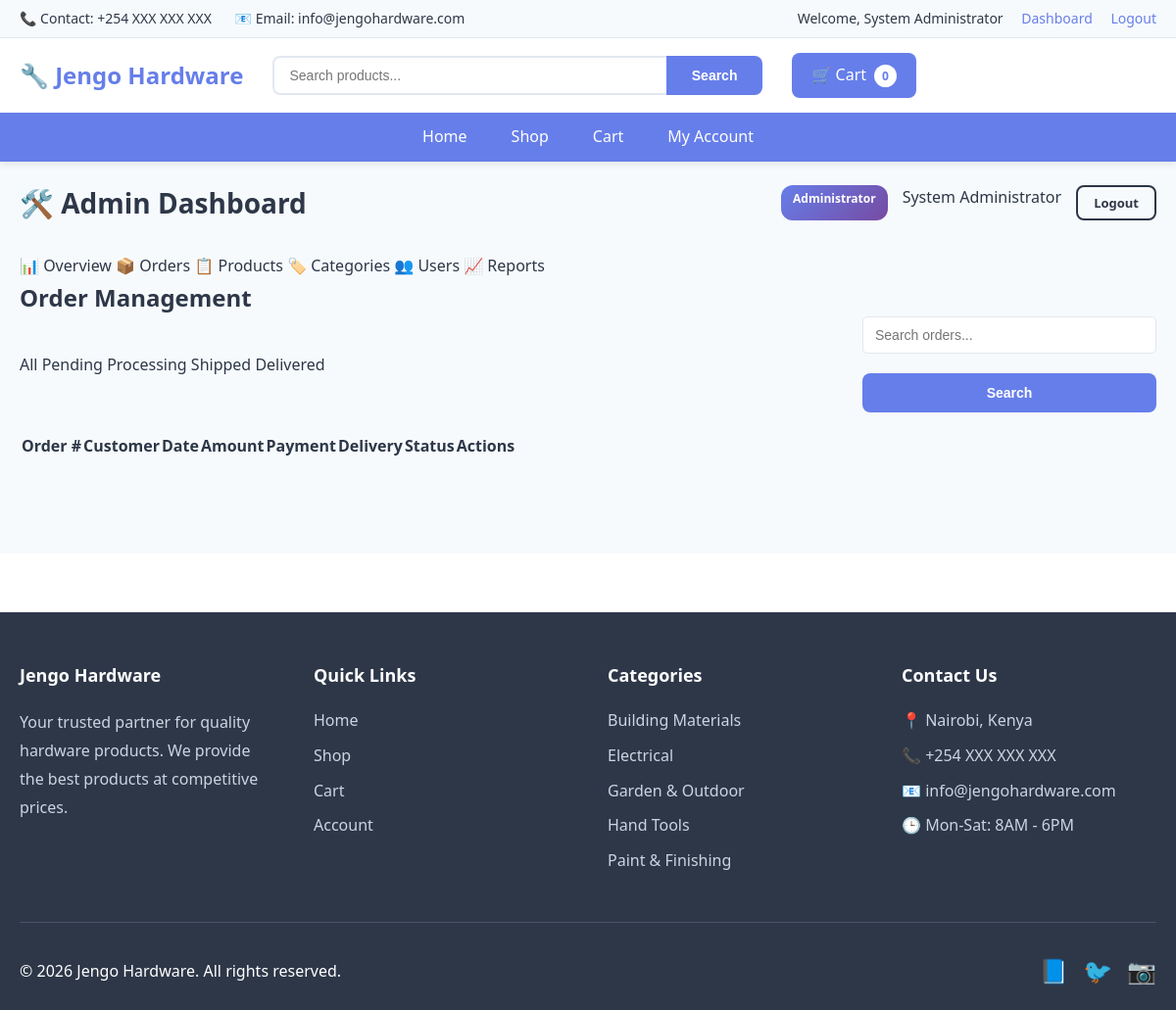
The page /admin.php?tab=orders&status=processing (signed in) on the database its author committed.
### tables this page shows
CREATE TABLE categories (
    id INT UNSIGNED AUTO_INCREMENT PRIMARY KEY,
    name VARCHAR(100) NOT NULL UNIQUE,
    description TEXT DEFAULT NULL,
    status ENUM('active', 'inactive') NOT NULL DEFAULT 'active',
    created_at TIMESTAMP DEFAULT CURRENT_TIMESTAMP,
    updated_at TIMESTAMP DEFAULT CURRENT_TIMESTAMP ON UPDATE CURRENT_TIMESTAMP,
    INDEX idx_name (name),
    INDEX idx_status (status)
);

### includes/footer.php (shortened to what this page needs)
    </main>
    <footer class="main-footer">
        <div class="footer-content">
            <div class="container">
                <div class="footer-grid">
                    <div class="footer-section">
                        <h3>Jengo Hardware</h3>
                        <p>Your trusted partner for quality hardware products. We provide the best products at competitive prices.</p>
                    </div>
                    <div class="footer-section">
                        <h3>Quick Links</h3>
                        <ul class="footer-links">
                            <li><a href="index.php">Home</a></li>
                            <li><a href="shop.php">Shop</a></li>
                            <li><a href="cart.php">Cart</a></li>
                            <li><a href="auth.php">Account</a></li>
                        </ul>
                    </div>
                    <div class="footer-section">
                        <h3>Categories</h3>
                        <ul class="footer-links">
                            <?php
                            if (isset($pdo)) {
                                $stmt = $pdo->query("SELECT * FROM categories WHERE status = 'active' ORDER BY name LIMIT 5");
                                $footer_categories = $stmt->fetchAll();
                                foreach ($footer_categories as $cat) {
                                    echo '<li><a href="shop.php?category=' . $cat['id'] . '">' . htmlspecialchars($cat['name']) . '</a></li>';
                                }
                            }
                            ?>
                        </ul>
                    </div>
                    <div class="footer-section">
                        <h3>Contact Us</h3>
                        <ul class="footer-contact">
                            <li>📍 Nairobi, Kenya</li>
                            <li>📞 +254 XXX XXX XXX</li>
                            <li>📧 info@jengohardware.com</li>
                            <li>🕒 Mon-Sat: 8AM - 6PM</li>
                        </ul>
                    </div>
                </div>
                <div class="footer-bottom">
                    <p>&copy; <?php echo date('Y'); ?> Jengo Hardware. All rights reserved.</p>
                    <div class="footer-social">
                        <a href="#" aria-label="Facebook">📘</a>
                        <a href="#" aria-label="Twitter">🐦</a>
                        <a href="#" aria-label="Instagram">📷</a>
                    </div>
                </div>
            </div>
        </div>
    </footer>
</body>
</html>

### assets/css/style.css (style rules this page uses)
* { margin: 0; padding: 0; box-sizing: border-box; }
:root { --primary-color: #667eea; --primary-dark: #5568d3; --secondary-color: #764ba2; --success-color: #48bb78; --danger-color: #f56565; --warning-color: #ed8936; --info-color: #4299e1; --dark-color: #2d3748; --light-color: #f7fafc; --border-color: #e2e8f0; --text-color: #2d3748; --text-muted: #718096; --shadow: 0 2px 8px rgba(0, 0, 0, 0.1); --shadow-lg: 0 10px 40px rgba(0, 0, 0, 0.1); --transition: all 0.3s ease; --border-radius: 8px; }
body { font-family: 'Segoe UI', Tahoma, Geneva, Verdana, sans-serif; line-height: 1.6; color: var(--text-color); background-color: #fff; }
a { text-decoration: none; color: inherit; transition: var(--transition); }
ul { list-style: none; }
.container { max-width: 1200px; margin: 0 auto; padding: 0 20px; }
.main-footer { background: var(--dark-color); color: white; padding: 50px 0 20px; margin-top: 60px; }
.footer-grid { display: grid; grid-template-columns: repeat(auto-fit, minmax(250px, 1fr)); gap: 40px; margin-bottom: 40px; }
.footer-section h3 { font-size: 18px; margin-bottom: 20px; }
.footer-section p { color: #cbd5e0; line-height: 1.8; }
.footer-links li { margin-bottom: 10px; }
.footer-links a { color: #cbd5e0; }
.footer-contact li { margin-bottom: 10px; color: #cbd5e0; }
.footer-bottom { display: flex; justify-content: space-between; align-items: center; padding-top: 30px; border-top: 1px solid #4a5568; }
.footer-social { display: flex; gap: 15px; font-size: 24px; }

### rows shown on the page
categories: name "Building Materials"
categories: name "Electrical"
categories: name "Garden & Outdoor"
categories: name "Hand Tools"
categories: name "Paint & Finishing"

### other values the page prints
$_SESSION['user_name'] "System Administrator"
$cart_count "0"
